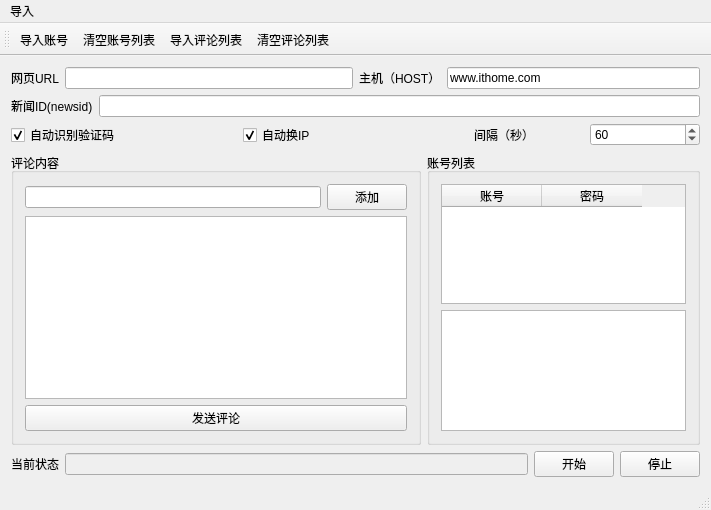
<?xml version="1.0" encoding="UTF-8"?>
<ui version="4.0">
 <class>autobots_toutiaoClass</class>
 <widget class="QMainWindow" name="autobots_toutiaoClass">
  <property name="geometry">
   <rect>
    <x>0</x>
    <y>0</y>
    <width>711</width>
    <height>510</height>
   </rect>
  </property>
  <property name="windowTitle">
   <string>IT之家发帖</string>
  </property>
  <widget class="QWidget" name="centralWidget">
   <layout class="QGridLayout" name="gridLayout_4">
    <item row="0" column="0">
     <layout class="QHBoxLayout" name="horizontalLayout_10">
      <item>
       <layout class="QHBoxLayout" name="horizontalLayout_3">
        <item>
         <widget class="QLabel" name="label_3">
          <property name="text">
           <string>网页URL</string>
          </property>
         </widget>
        </item>
        <item>
         <widget class="QLineEdit" name="lineEdit_url">
          <property name="enabled">
           <bool>true</bool>
          </property>
         </widget>
        </item>
       </layout>
      </item>
      <item>
       <layout class="QHBoxLayout" name="horizontalLayout_9">
        <item>
         <widget class="QLabel" name="label_5">
          <property name="text">
           <string>主机（HOST）</string>
          </property>
         </widget>
        </item>
        <item>
         <widget class="QLineEdit" name="lineEdit_host">
          <property name="enabled">
           <bool>true</bool>
          </property>
          <property name="text">
           <string>www.ithome.com</string>
          </property>
         </widget>
        </item>
       </layout>
      </item>
     </layout>
    </item>
    <item row="1" column="0">
     <layout class="QHBoxLayout" name="horizontalLayout_8">
      <item>
       <layout class="QHBoxLayout" name="horizontalLayout_2">
        <item>
         <widget class="QLabel" name="label_2">
          <property name="text">
           <string>新闻ID(newsid)</string>
          </property>
         </widget>
        </item>
        <item>
         <widget class="QLineEdit" name="lineEdit_news_id">
          <property name="enabled">
           <bool>true</bool>
          </property>
          <property name="text">
           <string/>
          </property>
         </widget>
        </item>
       </layout>
      </item>
      <item>
       <layout class="QHBoxLayout" name="horizontalLayout_4"/>
      </item>
     </layout>
    </item>
    <item row="2" column="0">
     <layout class="QHBoxLayout" name="horizontalLayout_12">
      <item>
       <widget class="QCheckBox" name="checkBox_CodeOnline">
        <property name="text">
         <string>自动识别验证码</string>
        </property>
        <property name="checked">
         <bool>true</bool>
        </property>
       </widget>
      </item>
      <item>
       <widget class="QCheckBox" name="checkBox_changeip">
        <property name="text">
         <string>自动换IP</string>
        </property>
        <property name="checked">
         <bool>true</bool>
        </property>
       </widget>
      </item>
      <item>
       <layout class="QHBoxLayout" name="horizontalLayout_11">
        <item>
         <widget class="QLabel" name="label">
          <property name="text">
           <string>间隔（秒）</string>
          </property>
         </widget>
        </item>
        <item>
         <widget class="QSpinBox" name="spinBox_interval">
          <property name="minimum">
           <number>5</number>
          </property>
          <property name="maximum">
           <number>1000</number>
          </property>
          <property name="singleStep">
           <number>5</number>
          </property>
          <property name="value">
           <number>60</number>
          </property>
         </widget>
        </item>
       </layout>
      </item>
     </layout>
    </item>
    <item row="3" column="0">
     <layout class="QHBoxLayout" name="horizontalLayout_6">
      <item>
       <widget class="QGroupBox" name="groupBox">
        <property name="sizePolicy">
         <sizepolicy hsizetype="Preferred" vsizetype="Preferred">
          <horstretch>6</horstretch>
          <verstretch>0</verstretch>
         </sizepolicy>
        </property>
        <property name="title">
         <string>评论内容</string>
        </property>
        <layout class="QGridLayout" name="gridLayout">
         <item row="0" column="0">
          <layout class="QHBoxLayout" name="horizontalLayout_7">
           <item>
            <widget class="QLineEdit" name="lineEdit_comment_id"/>
           </item>
           <item>
            <widget class="QPushButton" name="pushButton_add_comment_id">
             <property name="text">
              <string>添加</string>
             </property>
            </widget>
           </item>
          </layout>
         </item>
         <item row="1" column="0">
          <widget class="QListWidget" name="listWidget_comment_id">
           <property name="sizePolicy">
            <sizepolicy hsizetype="Expanding" vsizetype="Expanding">
             <horstretch>2</horstretch>
             <verstretch>0</verstretch>
            </sizepolicy>
           </property>
          </widget>
         </item>
         <item row="2" column="0">
          <widget class="QPushButton" name="pushButton_develiver">
           <property name="text">
            <string>发送评论</string>
           </property>
          </widget>
         </item>
        </layout>
       </widget>
      </item>
      <item>
       <widget class="QGroupBox" name="groupBox_2">
        <property name="sizePolicy">
         <sizepolicy hsizetype="Preferred" vsizetype="Preferred">
          <horstretch>4</horstretch>
          <verstretch>0</verstretch>
         </sizepolicy>
        </property>
        <property name="title">
         <string>账号列表</string>
        </property>
        <layout class="QGridLayout" name="gridLayout_2">
         <item row="0" column="0">
          <widget class="QTableWidget" name="tableWidget_account_id">
           <column>
            <property name="text">
             <string>账号</string>
            </property>
           </column>
           <column>
            <property name="text">
             <string>密码</string>
            </property>
           </column>
          </widget>
         </item>
         <item row="1" column="0">
          <widget class="QTextBrowser" name="textBrowser_commentid"/>
         </item>
        </layout>
       </widget>
      </item>
     </layout>
    </item>
    <item row="4" column="0">
     <layout class="QHBoxLayout" name="horizontalLayout">
      <item>
       <layout class="QGridLayout" name="gridLayout_3">
        <item row="0" column="0">
         <widget class="QLabel" name="label_1">
          <property name="text">
           <string>当前状态</string>
          </property>
         </widget>
        </item>
        <item row="0" column="1">
         <widget class="QLineEdit" name="lineEdit_msg">
          <property name="enabled">
           <bool>false</bool>
          </property>
         </widget>
        </item>
       </layout>
      </item>
      <item>
       <layout class="QHBoxLayout" name="horizontalLayout_5">
        <item>
         <widget class="QPushButton" name="pushButton_start">
          <property name="text">
           <string>开始</string>
          </property>
         </widget>
        </item>
        <item>
         <widget class="QPushButton" name="pushButton_pause">
          <property name="text">
           <string>停止</string>
          </property>
         </widget>
        </item>
       </layout>
      </item>
     </layout>
    </item>
   </layout>
  </widget>
  <widget class="QMenuBar" name="menuBar">
   <property name="geometry">
    <rect>
     <x>0</x>
     <y>0</y>
     <width>711</width>
     <height>23</height>
    </rect>
   </property>
   <widget class="QMenu" name="menu">
    <property name="title">
     <string>导入</string>
    </property>
    <addaction name="action_from_txt"/>
    <addaction name="action_clear_accounts"/>
    <addaction name="action_import_commentid"/>
    <addaction name="action_clear_comments"/>
   </widget>
   <addaction name="menu"/>
  </widget>
  <widget class="QToolBar" name="mainToolBar">
   <attribute name="toolBarArea">
    <enum>TopToolBarArea</enum>
   </attribute>
   <attribute name="toolBarBreak">
    <bool>false</bool>
   </attribute>
   <addaction name="action_from_txt"/>
   <addaction name="action_clear_accounts"/>
   <addaction name="action_import_commentid"/>
   <addaction name="action_clear_comments"/>
  </widget>
  <widget class="QStatusBar" name="statusBar"/>
  <action name="action_from_txt">
   <property name="text">
    <string>导入账号</string>
   </property>
   <property name="toolTip">
    <string>txt文本</string>
   </property>
  </action>
  <action name="action_import_commentid">
   <property name="text">
    <string>导入评论列表</string>
   </property>
  </action>
  <action name="action_clear_comments">
   <property name="text">
    <string>清空评论列表</string>
   </property>
  </action>
  <action name="action_clear_accounts">
   <property name="text">
    <string>清空账号列表</string>
   </property>
  </action>
 </widget>
 <layoutdefault spacing="6" margin="11"/>
 <resources>
  <include location="autobots_toutiao.qrc"/>
 </resources>
 <connections/>
</ui>
